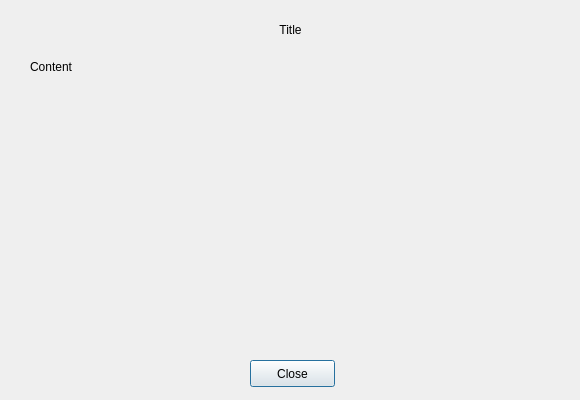
<?xml version="1.0" encoding="UTF-8"?>
<ui version="4.0">
 <class>Dialog</class>
 <widget class="QDialog" name="Dialog">
  <property name="windowModality">
   <enum>Qt::ApplicationModal</enum>
  </property>
  <property name="geometry">
   <rect>
    <x>0</x>
    <y>0</y>
    <width>580</width>
    <height>400</height>
   </rect>
  </property>
  <property name="windowTitle">
   <string>Help</string>
  </property>
  <widget class="QLabel" name="label_title">
   <property name="geometry">
    <rect>
     <x>30</x>
     <y>20</y>
     <width>521</width>
     <height>20</height>
    </rect>
   </property>
   <property name="text">
    <string>Title</string>
   </property>
   <property name="alignment">
    <set>Qt::AlignCenter</set>
   </property>
  </widget>
  <widget class="QPushButton" name="pushButton_close">
   <property name="geometry">
    <rect>
     <x>250</x>
     <y>360</y>
     <width>85</width>
     <height>27</height>
    </rect>
   </property>
   <property name="text">
    <string>Close</string>
   </property>
  </widget>
  <widget class="QLabel" name="label_content">
   <property name="geometry">
    <rect>
     <x>30</x>
     <y>60</y>
     <width>521</width>
     <height>261</height>
    </rect>
   </property>
   <property name="text">
    <string>Content</string>
   </property>
   <property name="alignment">
    <set>Qt::AlignLeading|Qt::AlignLeft|Qt::AlignTop</set>
   </property>
  </widget>
 </widget>
 <resources/>
 <connections/>
</ui>
